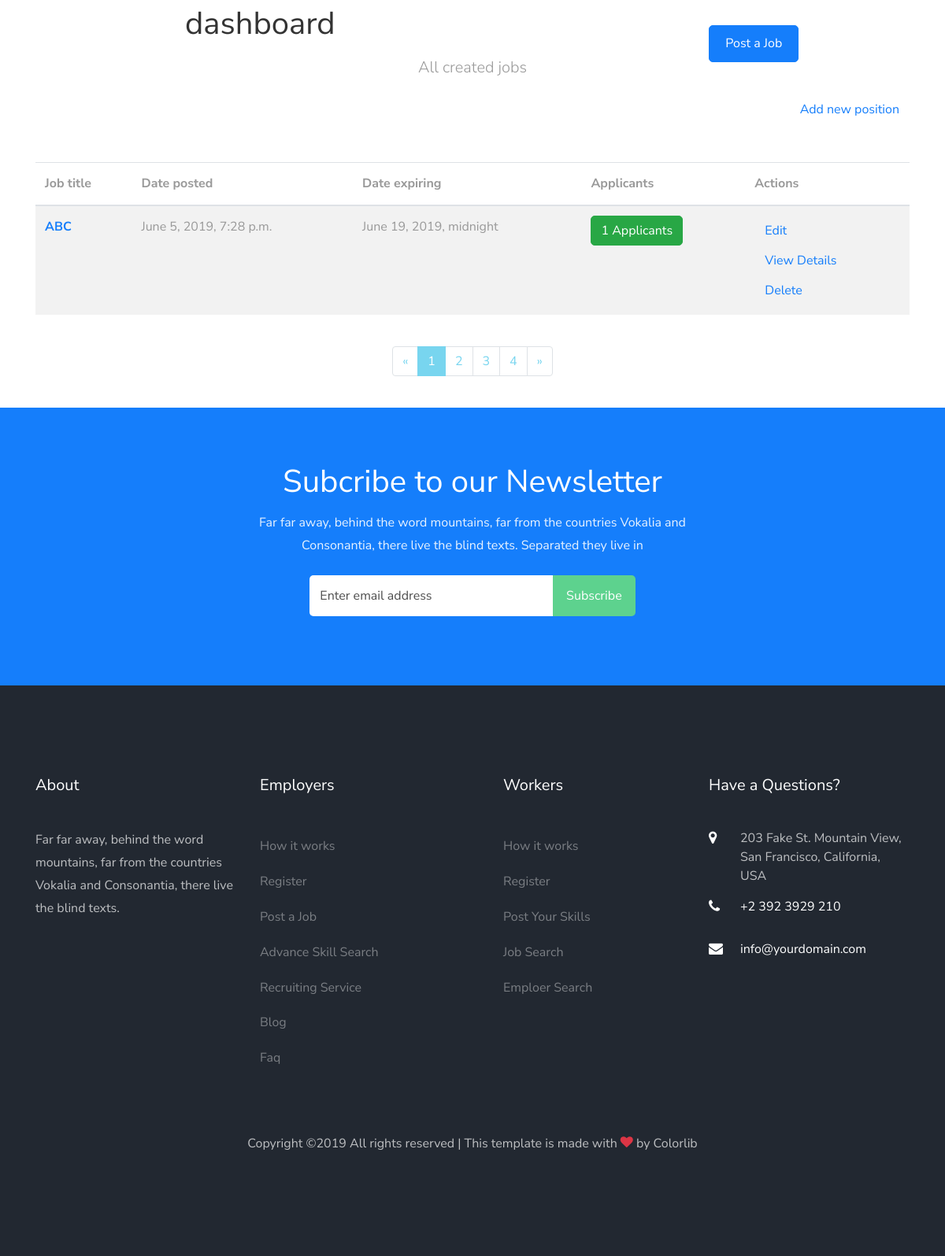
Screenshot of /employer/jobs/dashboard/ (signed in) with the database file from the repository.
### managejob/models.py (models this page shows, shortened)
class Job(models.Model):
    user = models.ForeignKey(User, on_delete=models.CASCADE)
    title = models.CharField(max_length=100, blank=True, null=True)
    category = models.CharField(choices=CATEGORY_TYPE, max_length=100)
    company = models.CharField(max_length=100, blank=True, null=True)
    jobtype = models.CharField(choices=JOB_TYPE, max_length=100)
    location = models.CharField(max_length=100, blank=True, null=True)
    description = models.CharField(max_length=500, blank=True, null=True)
    website = models.CharField(max_length=100, default="")
    validity = models.DateTimeField()
    created_at = models.DateTimeField(default=timezone.now)

### managejob/views.py (the view)
# urls.py: path('', DashboardView.as_view(), name='dashboard'),
class DashboardView(ListView):
    model = Job
    template_name = 'managejob/dashboard.html'
    context_object_name = 'jobs'
    @method_decorator(login_required(login_url=reverse_lazy('login')))
    def dispatch(self, request, *args, **kwargs):
        if not self.request.user.is_authenticated:
            return reverse_lazy('login')
        if self.request.user.is_authenticated and self.request.user.role != 'employer':
            return reverse_lazy('login')
        return super().dispatch(self.request, *args, **kwargs)
    def get_queryset(self):
        return self.model.objects.filter(user=self.request.user)

### managejob/templates/managejob/dashboard.html (shortened to what this page needs)
{% extends "managejob/base.html" %}
{% load static %}
{% block content %}
<section class="bg-light-gray">
    <div class="container">
        <div class="row">
            <div class="col-lg-8 mx-auto">
                <h1 class="heading">dashboard</h1>
                <p class="lead text-center">All created jobs</p>
            </div>
        </div>
    </div>
</section>
<section>
    <div class="container">
        <div class="row">
            <div class="col-lg-12 text-right mb-5"><a href="{% url 'employer-jobs-create' %}"
                                                      class="btn btn-outline-white-primary">
                Add new position</a></div>
            <div class="col-lg-12">
                <div class="table-responsive">
                    <table class="table table-striped table-hover table-client-dashboard">
                        <thead>
                        <tr>
                            <th>Job title</th>
                            <th>Date posted</th>
                            <th>Date expiring</th>
                            <th>Applicants</th>
                            <th>Actions</th>
                        </tr>
                        </thead>
                        <tbody>
                        {% for job in jobs %}
                            <tr>
                                <th><a href="{% url 'employer-dashboard-applicants' job.id %}">{{ job.title }}</a>
                                </th>
                                <td>{{ job.created_at }}</td>
                                <td>{{ job.validity }}</td>
                                <td>
                                    <a href="#"
                                       class="btn btn-success">
                                        {{ job.applicants.count }}
                                        <span class="hidden-xs hidden-sm">Applicants</span>
                                    </a>
                                </td>
                                <td>
                                    <a href="{% url 'update-job' job.id %}" class="btn btn-outline-white-secondary">
                                        Edit
                                    </a>
                                    <br>
                                    <a href="{% url 'jobs-detail' job.id %}" class="btn btn-outline-white-secondary">
                                        View Details
                                    </a>
                                    <br>
                                    <a href="{% url 'delete-job' job.id %}" class="btn btn-outline-white-secondary">
                                        Delete
                                    </a>
                                </td>
                            </tr>
                        {% endfor %}
                        </tbody>
                    </table>
                </div>
                <div class="pages">
                    <nav aria-label="Page navigation example" class="d-flex justify-content-center mt-4 mb-4">
                        <ul class="pagination">
                            <li class="page-item"><a href="#" aria-label="Previous" class="page-link"><span
                                    aria-hidden="true">«</span><span class="sr-only">Previous</span></a></li>
                            <li class="page-item active"><a href="#" class="page-link">1</a></li>
                            <li class="page-item"><a href="#" class="page-link">2</a></li>
                            <li class="page-item"><a href="#" class="page-link">3</a></li>
                            <li class="page-item"><a href="#" class="page-link">4</a></li>
                            <li class="page-item"><a href="#" aria-label="Next" class="page-link"><span
                                    aria-hidden="true">»</span><span class="sr-only">Next</span></a></li>
                        </ul>
                    </nav>
                </div>
            </div>
        </div>
    </div>
</section>
{% endblock content %}

### rows the page displays
Job: title "ABC", created_at "June 5, 2019, 7:28 p.m.", validity "June 19, 2019, midnight", applicants.count "1"
